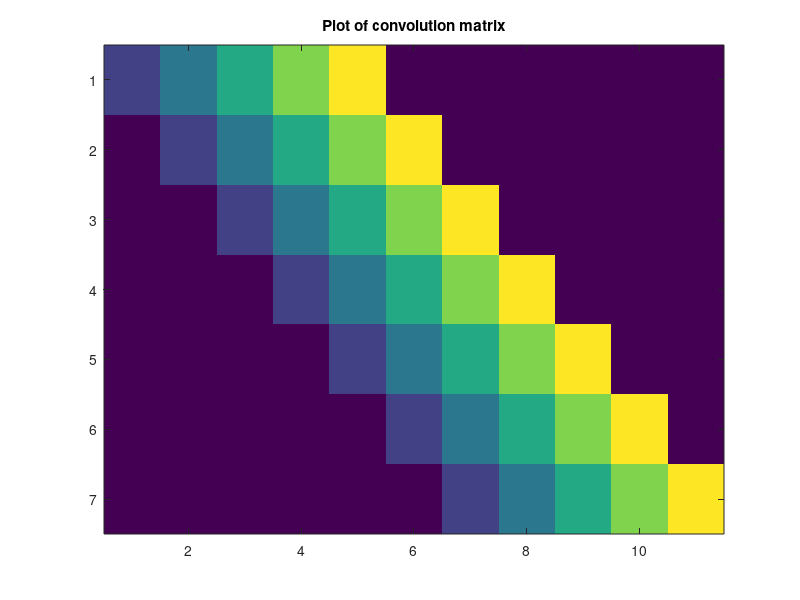
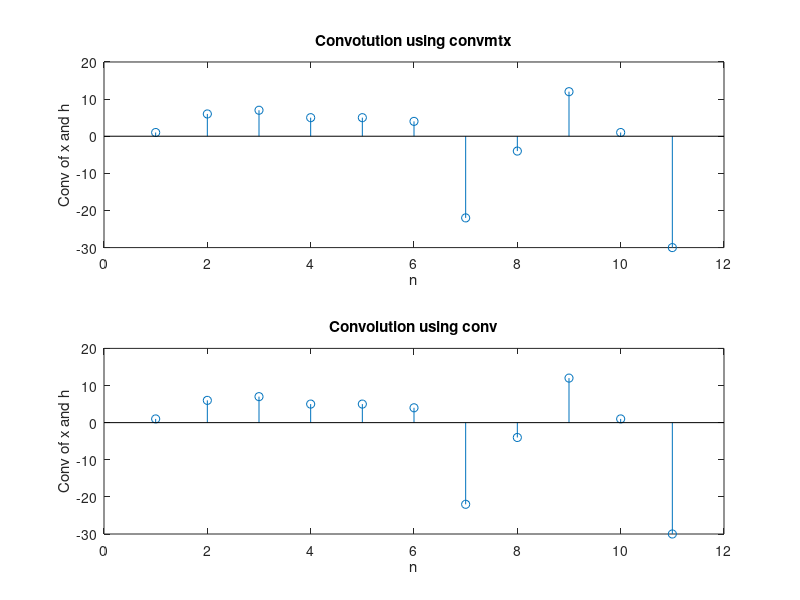

Here is the MATLAB script that generated these plots, in order:
x = [ 1 4 -4 -3 2 5 -6];
h = [1 2 3 4 5];
a = convmtx(h,length(x));
figure;
imagesc(a);
title('Plot of convolution matrix');

cx = x*a;
c = conv(x,h);

figure;
subplot(211);
stem(cx);
title('Convotution using convmtx');
ylabel('Conv of x and h');
xlabel('n');
subplot(212);
stem(c);
title('Convolution using conv');
ylabel('Conv of x and h');
xlabel('n');